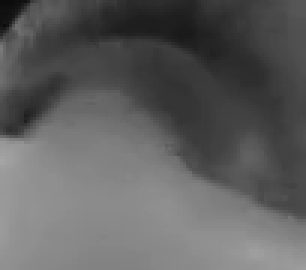
#> input picture frame 31 of RANSAC Eye/test1.mp4, 102 x 90 px, given in place of pro.mp4, which was not available (shown 3 times larger)
$ python CSC.py
#> lines starting #> are read from the running program, lines starting #| are printed output that depends on the picture; after the words box and inside, x2 and y2 are one past the last pixel; in counts of white or black regions, pixels touching at a corner belong together; pictures that were not available may be replaced by others from this repository, and a replacement may not be noted
import cv2
import numpy as np
import scipy.signal as sp

"""By Summer#2406: CSCpupil (Countor Sample Consensus for Pupil detection)"""
cap = cv2.VideoCapture("pro.mp4")  # change this to the video you want to test
if cap.isOpened() == False:
    print("Error opening video stream or file")

kernel = cv2.getStructuringElement(cv2.MORPH_ELLIPSE, (7, 7))
eyelashes = cv2.getStructuringElement(cv2.MORPH_ELLIPSE, (9, 9))
lowb = np.array(0)
#get image width
width  = cap.get(cv2.CAP_PROP_FRAME_WIDTH)
height = cap.get(cv2.CAP_PROP_FRAME_HEIGHT)

eyeoffset = 40 #controls the pupil threshold
glintoffset = 1 #dont mess with this unless you know what you are doing
blur_size = 1 #only if you image is noisy. 1 is no blur. if you change this, only use odd numbers
while cap.isOpened():
    ret, img = cap.read()
#> img is the input picture: shape (90, 102, 3); min 12, max 165, mean 95
    img = cv2.resize(img, (300, 200)) #it must be this size for parameters consistency reasons
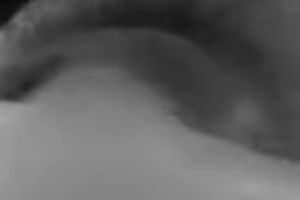
#> img: shape (200, 300, 3); min 12, max 165, mean 94.9
    if ret == True:
        newImage2 = img.copy()
        image_gray = cv2.cvtColor(img, cv2.COLOR_BGR2GRAY)
        #Calculate a histogram
        hist = cv2.calcHist([image_gray], [0], None, [256], [0, 256])
#> hist = 256 values, max 1645 at index 139, min 0 at index 0, mean 234.4
        histr = hist.ravel()
#> histr has the same summary as hist
        peaks, properties   = sp.find_peaks(histr, distance=5)
#> peaks = 20 values from 16 to 164; properties = 0 items
        #get the smallest and largest peaks from the sp.find_peaks function
        minpeak = np.min(peaks)
#> minpeak = 16
        maxpeak = np.max(peaks)
#> maxpeak = 164
        thresholdpupil = np.array(minpeak + eyeoffset)
#> thresholdpupil = 56
        thresholdspec = np.array(maxpeak - glintoffset)
#> thresholdspec = 163
        #threshold pupil and process image for glints and eyelashes
        pupil = cv2.inRange(image_gray,lowb,thresholdpupil)
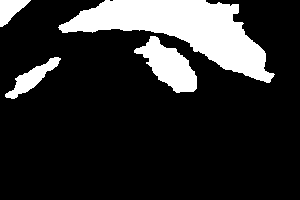
#> pupil: shape (200, 300); 17.7% white; 4 white regions, box (x1, y1, x2, y2) and area: (58, 0, 275, 83) 7590, (134, 36, 197, 93) 1793, (5, 57, 61, 99) 757, (0, 0, 31, 27) 459
        pupil = cv2.dilate(pupil, kernel,(-1,-1), iterations = 2)
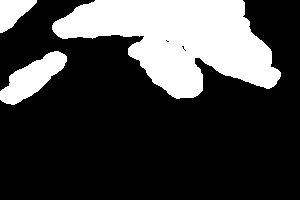
#> pupil: shape (200, 300); 25.7% white; 3 white regions, box (x1, y1, x2, y2) and area: (52, 0, 281, 99) 12988, (0, 51, 67, 105) 1725, (0, 0, 37, 33) 726
        spec = cv2.inRange(image_gray,lowb,thresholdspec)
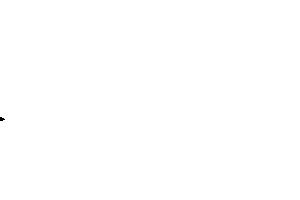
#> spec: shape (200, 300); 100% white; 1 black region (1 under 20 px)
        spec = cv2.erode(spec, kernel)
#> spec: shape (200, 300); 99.9% white; 1 black region, box (x1, y1, x2, y2) and area: (0, 114, 8, 124) 58
        image_gray = cv2.morphologyEx(image_gray, cv2.MORPH_OPEN, eyelashes)
        if blur_size > 1:
            image_gray = cv2.medianBlur(image_gray, blur_size)
        #find edges and fit contours
        edges = cv2.Canny(image_gray, 0, 1,apertureSize=3)
#> edges: shape (200, 300); 18% white in thin lines or dots
        edges = cv2.min(edges,spec)
#> edges: shape (200, 300); 18% white in thin lines or dots
        edges = cv2.min(edges,pupil)
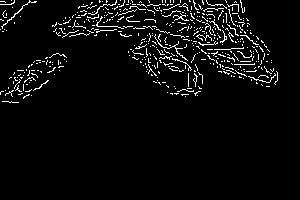
#> edges: shape (200, 300); 4.6% white in thin lines or dots, all inside (x1, y1, x2, y2) = (0, 0, 278, 103)
        edges = cv2.morphologyEx(edges, cv2.MORPH_CLOSE, eyelashes)
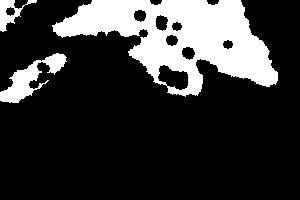
#> edges: shape (200, 300); 21% white; 3 white regions
        edges = cv2.morphologyEx(edges, cv2.MORPH_CLOSE, eyelashes)
        contouredge, hierarchy = cv2.findContours(edges, cv2.RETR_LIST, cv2.CHAIN_APPROX_NONE)
#> contouredge = 11 contours; largest, box (x1, y1, x2, y2) and area: (52, 0, 278, 97) 11730, (0, 53, 67, 103) 1086, (157, 64, 189, 91) 532, (0, 0, 37, 32) 414, (155, 14, 169, 32) 168
        #pupil criteria for contour fitting or the "Consensus" part of the algorithm (NOT DONE, current state is very basic)
        try:
            for countor in contouredge:
                pem  = cv2.arcLength(countor,False)
                if pem > 100 and pem < 900: #the countor must be between 100 and 900 pixels long
                    ellipse = cv2.fitEllipse(countor)
                    area = np.pi * ellipse[1][0] * ellipse[1][1]
                    if area > 4000 and area < 20000: # the area of the ellipse must be between 4000 and 20000 pixels
                        cv2.ellipse(newImage2, ellipse, (0, 0, 255), 2)
#> this loop made 11 passes
#> (pem, ellipse, area) on passes 1, 2, 10, 11: (101.4, ((173.2, 77.29), (20.14, 35.95), 113.1), 2274.7), (293, ((30.11, 78.64), (24.24, 73.41), 55.28), 5590), (753.7, ((178.9, 40.39), (89.73, 206.9), 98.14), 58333.7), (145.7, ((11.58, 10.44), (23.57, 44.34), 49.8), 3282.9)
#> pem on passes 3 to 8: 45.63, 33.97, 40.21, 33.97, 51.04, 42.8
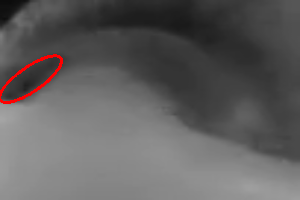
#> newImage2: shape (200, 300, 3); 0.78% of pixels changed, all inside (x1, y1, x2, y2) = (0, 54, 63, 104)


        except:
            pass

        cv2.imshow('image', newImage2)
        cv2.imshow('pupil', pupil)
        cv2.imshow('edges', edges)

        if cv2.waitKey(1) & 0xFF == ord("q"):
#> (key q is pressed here)
            break

$ run again, starting later in the video
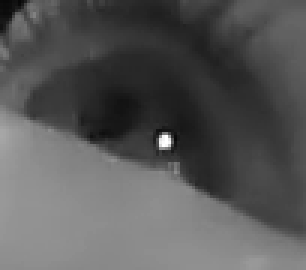
#> input picture frame 140 of RANSAC Eye/test1.mp4, 102 x 90 px, given in place of pro.mp4, which was not available (shown 3 times larger)
#> img is the input picture: shape (90, 102, 3); min 8, max 255, mean 87.9
#> `img = cv2.resize(img, (300, 200))`:
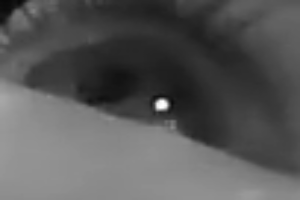
#> img: shape (200, 300, 3); min 9, max 254, mean 87.7
#> hist = 256 values, max 1893 at index 140, min 0 at index 0, mean 234.4
#> histr has the same summary as hist
#> peaks = 32 values from 12 to 252; properties = 0 items
#> minpeak = 12
#> maxpeak = 252
#> thresholdpupil = 52
#> thresholdspec = 251
#> `edges = cv2.morphologyEx(edges, cv2.MORPH_CLOSE, eyelashes)`:
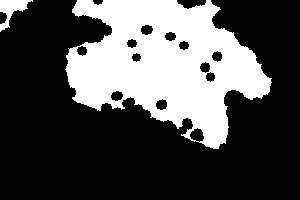
#> edges: shape (200, 300); 30.6% white; 2 white regions
#> contouredge = 14 contours; largest, box (x1, y1, x2, y2) and area: (65, 0, 272, 149) 18496, (0, 0, 33, 32) 366, (189, 127, 205, 143) 154, (140, 24, 154, 36) 110, (155, 98, 168, 111) 108
#> the loop `for countor in contouredge:` made 14 passes
#> (pem, ellipse, area) on passes 13 to 14: (886.5, ((164.5, 64.46), (131.1, 199.1), 106.3), 81983.8), (134, ((11.32, 10.64), (24.42, 38.65), 47.47), 2965.4)

$ run again, starting later in the video
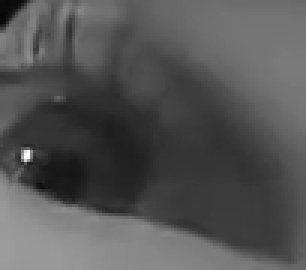
#> input picture frame 249 of RANSAC Eye/test1.mp4, 102 x 90 px, given in place of pro.mp4, which was not available (shown 3 times larger)
#> img is the input picture: shape (90, 102, 3); min 6, max 255, mean 84.5
#> `img = cv2.resize(img, (300, 200))`:
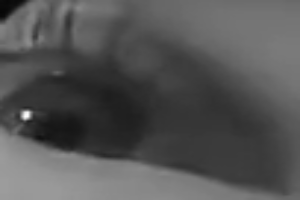
#> img: shape (200, 300, 3); min 6, max 253, mean 84.4
#> hist = 256 values, max 1650 at index 59, min 0 at index 0, mean 234.4
#> histr has the same summary as hist
#> peaks = 35 values from 10 to 250; properties = 0 items
#> minpeak = 10
#> maxpeak = 250
#> thresholdpupil = 50
#> thresholdspec = 249
#> `edges = cv2.morphologyEx(edges, cv2.MORPH_CLOSE, eyelashes)`:
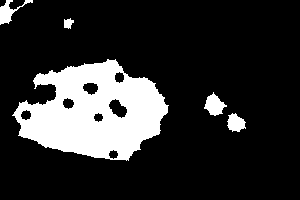
#> edges: shape (200, 300); 17.9% white; 5 white regions
#> contouredge = 12 contours; largest, box (x1, y1, x2, y2) and area: (12, 59, 169, 161) 10260, (204, 92, 227, 116) 272, (108, 98, 128, 119) 231, (0, 0, 33, 25) 226, (227, 113, 246, 132) 216
#> the loop `for countor in contouredge:` made 12 passes
#> (pem, ellipse, area) on passes 10, 12: (540, ((93.9, 111.4), (95.06, 143.8), 87.6), 42934.4), (123.3, ((12.27, 8.2), (16.68, 39.48), 50.55), 2068.1)
